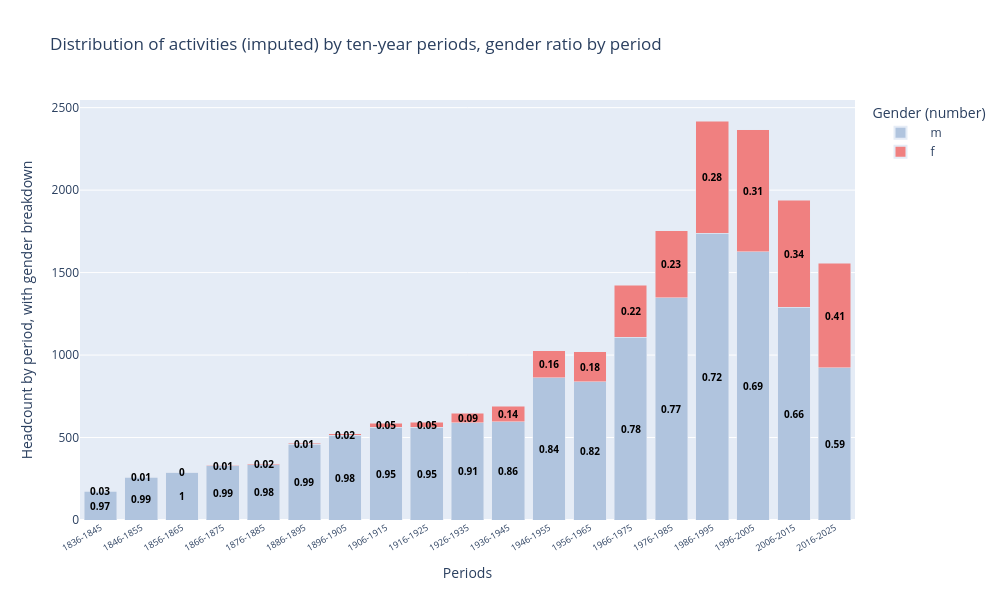

The notebook cell saved with this chart:
### Markdown cell above
### New interactive chart using Plotly

### Code cell
# Reset index to make 'per_10' a column
df_plot = m_10_not_zero.reset_index()

# Calculate percentages per period
df_plot['tot'] = df_plot['m'] + df_plot['f']
df_plot['pct_m'] = df_plot['m'] / df_plot['tot']
df_plot['pct_f'] = df_plot['f'] / df_plot['tot']

# Create stacked bar chart
fig = px.bar(
    df_plot,
    x='per_10',
    y=['m', 'f'],
    color_discrete_map={'m': 'LightSteelBlue', 'f': 'LightCoral'},
    title='Distribution of activities (imputed) by ten-year periods, gender ratio by period',
    labels={'per_10': 'Periods', 'value': 'Number', 'variable': 'Genre'},
    barmode='stack'
)

# Rotate x-axis labels
fig.update_xaxes(tickangle=-30, tickfont=dict(size=9))

# Add percentage labels inside bars
for i, row in df_plot.iterrows():
    # Add m percentage label
    if row['m'] > 0:
        pct_m_str = f"{row['pct_m']:.2f}".rstrip('0').rstrip('.')  
        fig.add_annotation(
            x=row['per_10'],
            y=row['m'] / 2,
            text=pct_m_str,
            showarrow=False,
            font=dict(size=10, color='black', weight='bold'),
            xanchor='center',
            yanchor='middle'
        )
    # Add f percentage label
    if row['f'] > 0:
        pct_f_str = f"{row['pct_f']:.2f}".rstrip('0').rstrip('.')  
        fig.add_annotation(
            x=row['per_10'],
            y=row['m'] + row['f'] / 2,
            text=pct_f_str,
            showarrow=False,
            font=dict(size=10, color='black', weight='bold'),
            xanchor='center',
            yanchor='middle'
        )

# Customize hover info to show actual counts
fig.update_traces(
    hovertemplate='<b>%{x}</b><br>Number %{fullData.name}: %{y}<extra></extra>'
)

# Update layout
fig.update_layout(
    yaxis_title='Headcount by period, with gender breakdown',
    font=dict(size=12),
    width=1000,
    height=600,
    legend_title_text='Gender',
    legend=dict(
        title=dict(text="Gender (number)"),
        itemsizing='constant',
        itemwidth=50
    )
)

# Optional: Customize legend to show counts (e.g., "m (244)")
fig.for_each_trace(lambda t: t.update(name=f"{t.name}") if t.name in ['m', 'f'] else t)   # ({df_plot[t.name].iloc[0]})

# Save as interactive HTML
fig.write_html("da1_data/birth_distribition_10years_gender.html", include_plotlyjs='cdn', full_html=True)

# Optional: Show in notebook or browser
fig.show()

### Figure 1 — Plotly figure (JSON) as saved in the notebook; plotly's stock layout.template omitted (floating-point values rounded to 4 significant figures)
{"data": [{"hovertemplate": "<b>%{x}</b><br>Number %{fullData.name}: %{y}<extra></extra>", "legendgroup": "m", "marker": {"color": "LightSteelBlue", "pattern": {"shape": ""}}, "name": "m", "orientation": "v", "showlegend": true, "textposition": "auto", "type": "bar", "x": ["1836-1845", "1846-1855", "1856-1865", "1866-1875", "1876-1885", "1886-1895", "1896-1905", "1906-1915", "1916-1925", "1926-1935", "1936-1945", "1946-1955", "1956-1965", "1966-1975", "1976-1985", "1986-1995", "1996-2005", "2006-2015", "2016-2025"], "xaxis": "x", "y": [173, 260, 289, 328, 334, 459, 513, 561, 561, 589, 595, 861, 837, 1109, 1346, 1739, 1625, 1290, 922], "yaxis": "y"}, {"hovertemplate": "<b>%{x}</b><br>Number %{fullData.name}: %{y}<extra></extra>", "legendgroup": "f", "marker": {"color": "LightCoral", "pattern": {"shape": ""}}, "name": "f", "orientation": "v", "showlegend": true, "textposition": "auto", "type": "bar", "x": ["1836-1845", "1846-1855", "1856-1865", "1866-1875", "1876-1885", "1886-1895", "1896-1905", "1906-1915", "1916-1925", "1926-1935", "1936-1945", "1946-1955", "1956-1965", "1966-1975", "1976-1985", "1986-1995", "1996-2005", "2006-2015", "2016-2025"], "xaxis": "x", "y": [5, 2, 1, 4, 7, 6, 10, 27, 31, 58, 96, 164, 183, 315, 409, 680, 742, 650, 635], "yaxis": "y"}], "layout": {"annotations": [{"font": {"color": "black", "size": 10, "weight": "bold"}, "showarrow": false, "text": "0.97", "x": "1836-1845", "xanchor": "center", "y": 86.5, "yanchor": "middle"}, {"font": {"color": "black", "size": 10, "weight": "bold"}, "showarrow": false, "text": "0.03", "x": "1836-1845", "xanchor": "center", "y": 175.5, "yanchor": "middle"}, {"font": {"color": "black", "size": 10, "weight": "bold"}, "showarrow": false, "text": "0.99", "x": "1846-1855", "xanchor": "center", "y": 130, "yanchor": "middle"}, {"font": {"color": "black", "size": 10, "weight": "bold"}, "showarrow": false, "text": "0.01", "x": "1846-1855", "xanchor": "center", "y": 261, "yanchor": "middle"}, {"font": {"color": "black", "size": 10, "weight": "bold"}, "showarrow": false, "text": "1", "x": "1856-1865", "xanchor": "center", "y": 144.5, "yanchor": "middle"}, {"font": {"color": "black", "size": 10, "weight": "bold"}, "showarrow": false, "text": "0", "x": "1856-1865", "xanchor": "center", "y": 289.5, "yanchor": "middle"}, {"font": {"color": "black", "size": 10, "weight": "bold"}, "showarrow": false, "text": "0.99", "x": "1866-1875", "xanchor": "center", "y": 164, "yanchor": "middle"}, {"font": {"color": "black", "size": 10, "weight": "bold"}, "showarrow": false, "text": "0.01", "x": "1866-1875", "xanchor": "center", "y": 330, "yanchor": "middle"}, {"font": {"color": "black", "size": 10, "weight": "bold"}, "showarrow": false, "text": "0.98", "x": "1876-1885", "xanchor": "center", "y": 167, "yanchor": "middle"}, {"font": {"color": "black", "size": 10, "weight": "bold"}, "showarrow": false, "text": "0.02", "x": "1876-1885", "xanchor": "center", "y": 337.5, "yanchor": "middle"}, {"font": {"color": "black", "size": 10, "weight": "bold"}, "showarrow": false, "text": "0.99", "x": "1886-1895", "xanchor": "center", "y": 229.5, "yanchor": "middle"}, {"font": {"color": "black", "size": 10, "weight": "bold"}, "showarrow": false, "text": "0.01", "x": "1886-1895", "xanchor": "center", "y": 462, "yanchor": "middle"}, {"font": {"color": "black", "size": 10, "weight": "bold"}, "showarrow": false, "text": "0.98", "x": "1896-1905", "xanchor": "center", "y": 256.5, "yanchor": "middle"}, {"font": {"color": "black", "size": 10, "weight": "bold"}, "showarrow": false, "text": "0.02", "x": "1896-1905", "xanchor": "center", "y": 518, "yanchor": "middle"}, {"font": {"color": "black", "size": 10, "weight": "bold"}, "showarrow": false, "text": "0.95", "x": "1906-1915", "xanchor": "center", "y": 280.5, "yanchor": "middle"}, {"font": {"color": "black", "size": 10, "weight": "bold"}, "showarrow": false, "text": "0.05", "x": "1906-1915", "xanchor": "center", "y": 574.5, "yanchor": "middle"}, {"font": {"color": "black", "size": 10, "weight": "bold"}, "showarrow": false, "text": "0.95", "x": "1916-1925", "xanchor": "center", "y": 280.5, "yanchor": "middle"}, {"font": {"color": "black", "size": 10, "weight": "bold"}, "showarrow": false, "text": "0.05", "x": "1916-1925", "xanchor": "center", "y": 576.5, "yanchor": "middle"}, {"font": {"color": "black", "size": 10, "weight": "bold"}, "showarrow": false, "text": "0.91", "x": "1926-1935", "xanchor": "center", "y": 294.5, "yanchor": "middle"}, {"font": {"color": "black", "size": 10, "weight": "bold"}, "showarrow": false, "text": "0.09", "x": "1926-1935", "xanchor": "center", "y": 618, "yanchor": "middle"}, {"font": {"color": "black", "size": 10, "weight": "bold"}, "showarrow": false, "text": "0.86", "x": "1936-1945", "xanchor": "center", "y": 297.5, "yanchor": "middle"}, {"font": {"color": "black", "size": 10, "weight": "bold"}, "showarrow": false, "text": "0.14", "x": "1936-1945", "xanchor": "center", "y": 643, "yanchor": "middle"}, {"font": {"color": "black", "size": 10, "weight": "bold"}, "showarrow": false, "text": "0.84", "x": "1946-1955", "xanchor": "center", "y": 430.5, "yanchor": "middle"}, {"font": {"color": "black", "size": 10, "weight": "bold"}, "showarrow": false, "text": "0.16", "x": "1946-1955", "xanchor": "center", "y": 943, "yanchor": "middle"}, {"font": {"color": "black", "size": 10, "weight": "bold"}, "showarrow": false, "text": "0.82", "x": "1956-1965", "xanchor": "center", "y": 418.5, "yanchor": "middle"}, {"font": {"color": "black", "size": 10, "weight": "bold"}, "showarrow": false, "text": "0.18", "x": "1956-1965", "xanchor": "center", "y": 928.5, "yanchor": "middle"}, {"font": {"color": "black", "size": 10, "weight": "bold"}, "showarrow": false, "text": "0.78", "x": "1966-1975", "xanchor": "center", "y": 554.5, "yanchor": "middle"}, {"font": {"color": "black", "size": 10, "weight": "bold"}, "showarrow": false, "text": "0.22", "x": "1966-1975", "xanchor": "center", "y": 1266.0, "yanchor": "middle"}, {"font": {"color": "black", "size": 10, "weight": "bold"}, "showarrow": false, "text": "0.77", "x": "1976-1985", "xanchor": "center", "y": 673, "yanchor": "middle"}, {"font": {"color": "black", "size": 10, "weight": "bold"}, "showarrow": false, "text": "0.23", "x": "1976-1985", "xanchor": "center", "y": 1550.0, "yanchor": "middle"}, {"font": {"color": "black", "size": 10, "weight": "bold"}, "showarrow": false, "text": "0.72", "x": "1986-1995", "xanchor": "center", "y": 869.5, "yanchor": "middle"}, {"font": {"color": "black", "size": 10, "weight": "bold"}, "showarrow": false, "text": "0.28", "x": "1986-1995", "xanchor": "center", "y": 2079, "yanchor": "middle"}, {"font": {"color": "black", "size": 10, "weight": "bold"}, "showarrow": false, "text": "0.69", "x": "1996-2005", "xanchor": "center", "y": 812.5, "yanchor": "middle"}, {"font": {"color": "black", "size": 10, "weight": "bold"}, "showarrow": false, "text": "0.31", "x": "1996-2005", "xanchor": "center", "y": 1996, "yanchor": "middle"}, {"font": {"color": "black", "size": 10, "weight": "bold"}, "showarrow": false, "text": "0.66", "x": "2006-2015", "xanchor": "center", "y": 645, "yanchor": "middle"}, {"font": {"color": "black", "size": 10, "weight": "bold"}, "showarrow": false, "text": "0.34", "x": "2006-2015", "xanchor": "center", "y": 1615, "yanchor": "middle"}, {"font": {"color": "black", "size": 10, "weight": "bold"}, "showarrow": false, "text": "0.59", "x": "2016-2025", "xanchor": "center", "y": 461, "yanchor": "middle"}, {"font": {"color": "black", "size": 10, "weight": "bold"}, "showarrow": false, "text": "0.41", "x": "2016-2025", "xanchor": "center", "y": 1240.0, "yanchor": "middle"}], "barmode": "stack", "font": {"size": 12}, "height": 600, "legend": {"itemsizing": "constant", "itemwidth": 50, "title": {"text": "Gender (number)"}, "tracegroupgap": 0}, "title": {"text": "Distribution of activities (imputed) by ten-year periods, gender ratio by period"}, "width": 1000, "xaxis": {"anchor": "y", "domain": [0, 1], "tickangle": -30, "tickfont": {"size": 9}, "title": {"text": "Periods"}}, "yaxis": {"anchor": "x", "domain": [0, 1], "title": {"text": "Headcount by period, with gender breakdown"}}}}
